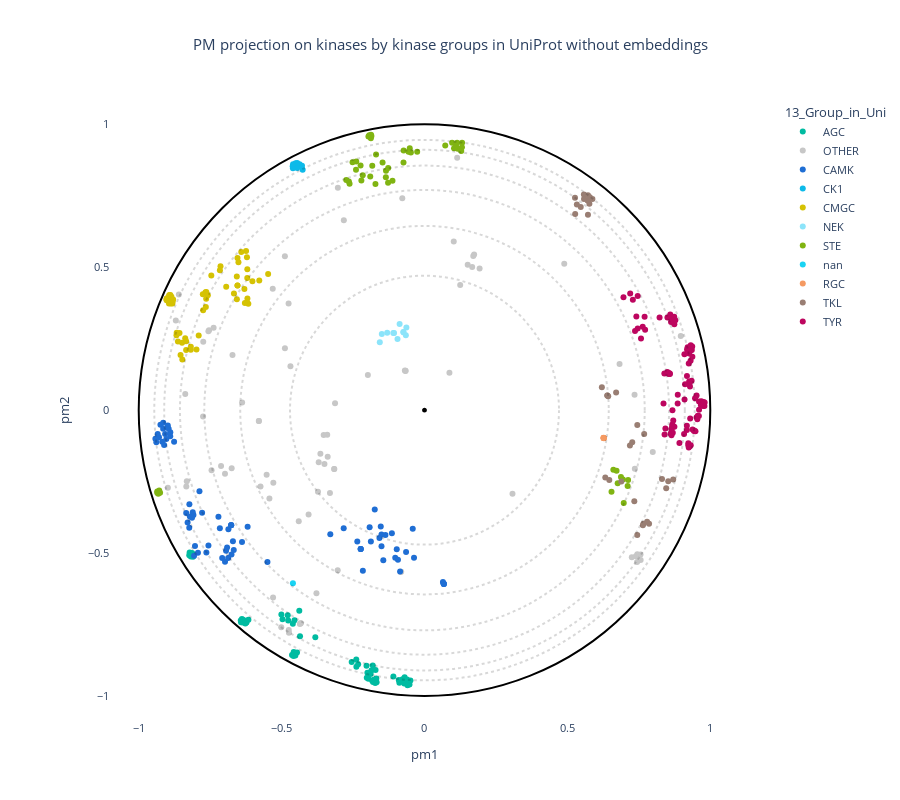

The notebook cell this image was saved under:
### Code cell
# OPTIONS =================================================
#Here you can set different parameters to color & annotate the resulting projection:

title = "PM projection on kinases by kinase groups in UniProt without embeddings"  
#----------------------------------------------------------
# Select the coloring from annotation .csv file:
labels_name = "13_Group_in_Uni"
# Select classes to label among the "labels_name" or "second_labels_name" column (comma separated list):
second_labels_name = ""
labels_text = []
show_text = False
#----------------------------------------------------------
# Use a custom color palette:
color_palette = kinase_palette #Default: None
use_custom_palette = True
#==========================================================


#Check projection visualization parameters
#Labels name
if labels_name == "":
    labels_name = None
elif labels_name not in annotation_names:
    raise NameError(f"labels_name {labels_name} is not in the availables annotations.\nAvailables annotations: {annotation_names}")
#Second labels name
if second_labels_name == "":
    second_labels_name = None
elif second_labels_name not in annotation_names:
    raise NameError(f'"second_labels_name" {second_labels_name} is not in the availables annotations.\nAvailables annotations: {annotation_names}')

if not use_custom_palette:
    color_palette = None

#Plot graph
fig = plot_embedding_interactive(df_embedding_mfasta, 
                                 labels_name = labels_name,
                                 second_labels_name = second_labels_name, 
                                 show_text = show_text,
                                 labels_text = labels_text,
                                 color_palette = color_palette, 
                                 title = title, 
                                 fontsize = 11)
fig.show()

### Figure 1 — Plotly figure (JSON) as saved in the notebook; plotly's stock layout.template omitted (floating-point values rounded to 4 significant figures; data arrays with more than 128 entries replaced by an {"elided": "..."} marker saying what was removed)
{"data": [{"customdata": {"elided": "64x19 mixed values"}, "hovertemplate": "<b>%{hovertext}</b><br><br>13_Group_in_Uni=%{customdata[13]}<br>pm1=%{x}<br>pm2=%{y}<br>proteins_id=%{customdata[0]}<br>1_Group=%{customdata[1]}<br>2_Gene=%{customdata[2]}<br>3_HGNC=%{customdata[3]}<br>4_Uni_entry=%{customdata[4]}<br>5_Uni_acc=%{customdata[5]}<br>6_Domain_begin=%{customdata[6]}<br>7_Domain_end=%{customdata[7]}<br>8_Domain_length=%{customdata[8]}<br>9_Largest_insert_length=%{customdata[9]}<br>10_PDB_validation=%{customdata[10]}<br>11_Conformational_state=%{customdata[11]}<br>12_Dihedral_state=%{customdata[12]}<br>14_Group_in_Manning=%{customdata[14]}<br>15_Synonymn=%{customdata[15]}<br>evo_distance=%{customdata[16]}<br>decile_domain=%{customdata[17]}<br>small_cluster=%{customdata[18]}<extra></extra>", "hovertext": ["AGC", "AGC", "AGC", "AGC", "AGC", "AGC", "AGC", "AGC", "AGC", "AGC", "AGC", "AGC", "AGC", "AGC", "AGC", "AGC", "AGC", "AGC", "AGC", "AGC", "AGC", "AGC", "AGC", "AGC", "AGC", "AGC", "AGC", "AGC", "AGC", "AGC", "AGC", "AGC", "AGC", "AGC", "AGC", "AGC", "AGC", "AGC", "AGC", "AGC", "AGC", "AGC", "AGC", "AGC", "AGC", "AGC", "AGC", "AGC", "AGC", "AGC", "AGC", "AGC", "AGC", "AGC", "AGC", "AGC", "AGC", "AGC", "AGC", "AGC", "AGC", "AGC", "AGC", "AGC"], "legendgroup": "AGC", "marker": {"color": "#00bba1", "symbol": "circle"}, "mode": "markers", "name": "AGC", "orientation": "v", "showlegend": true, "type": "scatter", "x": [-0.1713, -0.181, -0.2029, -0.6359, -0.6337, -0.6397, -0.642, -0.6429, -0.4636, -0.4461, -0.4577, -0.4519, -0.4587, -0.4547, -0.4586, -0.6249, -0.6269, -0.2383, -0.2548, -0.2387, -0.2322, -0.382, -0.202, -0.1964, -0.09001, -0.08792, -0.1089, -0.1773, -0.1728, -0.1686, -0.07083, -0.05924, -0.06957, -0.06595, -0.06093, -0.04912, -0.05244, -0.0767, -0.0595, -0.1676, -0.1726, -0.1802, -0.1836, -0.6348, -0.639, -0.477, -0.4549, -0.4607, -0.4356, -0.4381, -0.4786, -0.4968, -0.5008, -0.1885, -0.186, -0.1998, -0.6227, -0.6161, -0.8098, -0.8174, -0.8177, -0.8131, -0.8218, -0.8231], "xaxis": "x", "y": [-0.9091, -0.8939, -0.8941, -0.7431, -0.7391, -0.7385, -0.7426, -0.7362, -0.8565, -0.8479, -0.846, -0.8587, -0.8534, -0.8549, -0.8606, -0.7366, -0.7464, -0.8977, -0.8812, -0.8723, -0.8893, -0.7946, -0.9361, -0.9404, -0.9444, -0.9538, -0.9316, -0.9432, -0.9445, -0.9389, -0.957, -0.9507, -0.935, -0.9514, -0.9423, -0.9461, -0.9597, -0.9419, -0.9627, -0.9522, -0.9546, -0.9514, -0.9465, -0.7336, -0.731, -0.7365, -0.7348, -0.7479, -0.791, -0.7017, -0.7173, -0.7321, -0.7149, -0.923, -0.9115, -0.9193, -0.743, -0.7332, -0.5131, -0.5076, -0.5125, -0.5002, -0.4985, -0.5078], "yaxis": "y"}, {"customdata": {"elided": "81x19 mixed values"}, "hovertemplate": "<b>%{hovertext}</b><br><br>13_Group_in_Uni=%{customdata[13]}<br>pm1=%{x}<br>pm2=%{y}<br>proteins_id=%{customdata[0]}<br>1_Group=%{customdata[1]}<br>2_Gene=%{customdata[2]}<br>3_HGNC=%{customdata[3]}<br>4_Uni_entry=%{customdata[4]}<br>5_Uni_acc=%{customdata[5]}<br>6_Domain_begin=%{customdata[6]}<br>7_Domain_end=%{customdata[7]}<br>8_Domain_length=%{customdata[8]}<br>9_Largest_insert_length=%{customdata[9]}<br>10_PDB_validation=%{customdata[10]}<br>11_Conformational_state=%{customdata[11]}<br>12_Dihedral_state=%{customdata[12]}<br>14_Group_in_Manning=%{customdata[14]}<br>15_Synonymn=%{customdata[15]}<br>evo_distance=%{customdata[16]}<br>decile_domain=%{customdata[17]}<br>small_cluster=%{customdata[18]}<extra></extra>", "hovertext": ["OTHER", "OTHER", "OTHER", "OTHER", "OTHER", "OTHER", "OTHER", "OTHER", "OTHER", "OTHER", "OTHER", "OTHER", "OTHER", "OTHER", "OTHER", "OTHER", "OTHER", "OTHER", "OTHER", "OTHER", "OTHER", "OTHER", "OTHER", "OTHER", "OTHER", "OTHER", "OTHER", "OTHER", "OTHER", "OTHER", "OTHER", "OTHER", "OTHER", "OTHER", "OTHER", "OTHER", "OTHER", "OTHER", "OTHER", "OTHER", "OTHER", "OTHER", "OTHER", "OTHER", "OTHER", "OTHER", "OTHER", "OTHER", "OTHER", "OTHER", "OTHER", "OTHER", "OTHER", "OTHER", "OTHER", "OTHER", "OTHER", "OTHER", "OTHER", "OTHER", "OTHER", "OTHER", "OTHER", "OTHER", "OTHER", "OTHER", "OTHER", "OTHER", "OTHER", "OTHER", "OTHER", "OTHER", "OTHER", "OTHER", "OTHER", "OTHER", "OTHER", "OTHER", "OTHER", "OTHER", "OTHER"], "legendgroup": "OTHER", "marker": {"color": "#c7c7c7", "symbol": "circle"}, "mode": "markers", "name": "OTHER", "orientation": "v", "showlegend": true, "type": "scatter", "x": [-0.5012, -0.4332, -0.4332, -0.4362, -0.5738, -0.529, -0.5427, -0.08374, -0.08152, -0.7118, -0.6748, -0.7451, -0.5524, -0.6981, -0.754, -0.7561, -0.7379, -0.0661, -0.06678, -0.7749, -0.8371, -0.7742, -0.3308, 0.6825, 0.1249, 0.1928, 0.1668, 0.1143, 0.1511, -0.8318, -0.8335, -0.06868, 0.3079, -0.3727, -0.3161, 0.735, 0.7987, 0.7439, 0.7563, -0.1982, -0.3404, -0.5794, -0.6719, -0.6381, -0.4885, 0.1024, 0.8967, -0.5798, -0.0777, -0.8981, -0.4743, -0.4749, -0.3037, -0.3781, -0.469, -0.4884, -0.2823, -0.5299, 0.08723, -0.4756, -0.3529, -0.313, -0.8701, -0.3032, -0.3157, 0.736, -0.44, -0.4056, 0.489, -0.531, -0.8596, -0.3501, -0.3702, -0.3388, -0.3643, 0.1706, 0.1736, 0.7448, 0.7396, 0.7254, 0.7559], "xaxis": "x", "y": [-0.76, -0.7462, -0.7461, -0.748, -0.2671, -0.2538, -0.3092, -0.5662, -0.5655, -0.1956, -0.2036, -0.2103, -0.2262, -0.2224, 0.2796, 0.2764, 0.2883, 0.1381, 0.1372, -0.02189, 0.0567, 0.2391, -0.2899, 0.1619, 0.4379, 0.4955, 0.5012, 0.8833, 0.5086, -0.2493, -0.2674, 0.1385, -0.2922, -0.2858, -0.2061, 0.05371, -0.1461, -0.5312, -0.5248, 0.1228, -0.08593, -0.03797, 0.1929, 0.0268, 0.5381, 0.5898, 0.2597, -0.03774, 0.7418, -0.2715, -0.7789, -0.7692, -0.5602, -0.6406, 0.1535, 0.2169, 0.6641, -0.6553, 0.1307, 0.3728, -0.08672, 0.02448, 0.3134, 0.7782, -0.2061, -0.2051, -0.3889, -0.365, 0.5118, 0.4243, 0.4046, -0.1889, -0.1822, -0.1628, -0.1525, 0.5392, 0.5448, -0.5042, -0.5113, -0.5146, -0.5049], "yaxis": "y"}, {"customdata": {"elided": "77x19 mixed values"}, "hovertemplate": "<b>%{hovertext}</b><br><br>13_Group_in_Uni=%{customdata[13]}<br>pm1=%{x}<br>pm2=%{y}<br>proteins_id=%{customdata[0]}<br>1_Group=%{customdata[1]}<br>2_Gene=%{customdata[2]}<br>3_HGNC=%{customdata[3]}<br>4_Uni_entry=%{customdata[4]}<br>5_Uni_acc=%{customdata[5]}<br>6_Domain_begin=%{customdata[6]}<br>7_Domain_end=%{customdata[7]}<br>8_Domain_length=%{customdata[8]}<br>9_Largest_insert_length=%{customdata[9]}<br>10_PDB_validation=%{customdata[10]}<br>11_Conformational_state=%{customdata[11]}<br>12_Dihedral_state=%{customdata[12]}<br>14_Group_in_Manning=%{customdata[14]}<br>15_Synonymn=%{customdata[15]}<br>evo_distance=%{customdata[16]}<br>decile_domain=%{customdata[17]}<br>small_cluster=%{customdata[18]}<extra></extra>", "hovertext": ["CAMK", "CAMK", "CAMK", "CAMK", "CAMK", "CAMK", "CAMK", "CAMK", "CAMK", "CAMK", "CAMK", "CAMK", "CAMK", "CAMK", "CAMK", "CAMK", "CAMK", "CAMK", "CAMK", "CAMK", "CAMK", "CAMK", "CAMK", "CAMK", "CAMK", "CAMK", "CAMK", "CAMK", "CAMK", "CAMK", "CAMK", "CAMK", "CAMK", "CAMK", "CAMK", "CAMK", "CAMK", "CAMK", "CAMK", "CAMK", "CAMK", "CAMK", "CAMK", "CAMK", "CAMK", "CAMK", "CAMK", "CAMK", "CAMK", "CAMK", "CAMK", "CAMK", "CAMK", "CAMK", "CAMK", "CAMK", "CAMK", "CAMK", "CAMK", "CAMK", "CAMK", "CAMK", "CAMK", "CAMK", "CAMK", "CAMK", "CAMK", "CAMK", "CAMK", "CAMK", "CAMK", "CAMK", "CAMK", "CAMK", "CAMK", "CAMK", "CAMK"], "legendgroup": "CAMK", "marker": {"color": "#1f6ed4", "symbol": "circle"}, "mode": "markers", "name": "CAMK", "orientation": "v", "showlegend": true, "type": "scatter", "x": [-0.1504, -0.1505, -0.6908, -0.6753, -0.6943, -0.8085, -0.8209, -0.8135, -0.811, -0.6704, -0.687, -0.8338, -0.2157, -0.6385, -0.9076, -0.8894, -0.8762, -0.7161, -0.6862, -0.7211, -0.174, -0.9175, -0.7633, -0.756, -0.8031, -0.1368, -0.1576, -0.192, -0.153, -0.1442, -0.8062, -0.7927, -0.9142, -0.924, -0.9145, -0.8981, -0.1141, -0.3296, -0.2827, -0.929, -0.9383, -0.2352, -0.7874, -0.8227, -0.2234, -0.2234, -0.223, -0.6675, -0.1024, -0.09284, -0.6764, -0.6762, -0.6768, -0.7079, -0.698, -0.06446, -0.03665, -0.09713, -0.04113, -0.1877, -0.9335, -0.9417, -0.0854, -0.9034, -0.8897, -0.6189, -0.5495, -0.7782, -0.829, -0.8232, -0.9112, 0.0671, 0.0677, 0.06695, 0.06771, 0.0645, -0.8952], "xaxis": "x", "y": [-0.476, -0.4351, -0.481, -0.5051, -0.4922, -0.3667, -0.3721, -0.3764, -0.357, -0.4591, -0.5172, -0.3602, -0.562, -0.4613, -0.08329, -0.0775, -0.1107, -0.4132, -0.4165, -0.3729, -0.348, -0.1107, -0.4983, -0.4736, -0.4756, -0.4366, -0.4475, -0.41, -0.4069, -0.5252, -0.5092, -0.4991, -0.04396, -0.05136, -0.06499, -0.05358, -0.4306, -0.434, -0.4135, -0.09484, -0.1123, -0.4593, -0.2837, -0.3295, -0.4856, -0.4861, -0.4857, -0.4895, -0.5167, -0.5239, -0.4024, -0.4022, -0.4025, -0.5172, -0.5309, -0.4964, -0.5162, -0.4864, -0.4149, -0.4597, -0.08364, -0.09991, -0.565, -0.101, -0.09124, -0.4083, -0.531, -0.359, -0.3936, -0.4116, -0.1221, -0.6073, -0.6081, -0.6068, -0.6086, -0.6015, -0.06536], "yaxis": "y"}, {"customdata": {"elided": "12x19 mixed values"}, "hovertemplate": "<b>%{hovertext}</b><br><br>13_Group_in_Uni=%{customdata[13]}<br>pm1=%{x}<br>pm2=%{y}<br>proteins_id=%{customdata[0]}<br>1_Group=%{customdata[1]}<br>2_Gene=%{customdata[2]}<br>3_HGNC=%{customdata[3]}<br>4_Uni_entry=%{customdata[4]}<br>5_Uni_acc=%{customdata[5]}<br>6_Domain_begin=%{customdata[6]}<br>7_Domain_end=%{customdata[7]}<br>8_Domain_length=%{customdata[8]}<br>9_Largest_insert_length=%{customdata[9]}<br>10_PDB_validation=%{customdata[10]}<br>11_Conformational_state=%{customdata[11]}<br>12_Dihedral_state=%{customdata[12]}<br>14_Group_in_Manning=%{customdata[14]}<br>15_Synonymn=%{customdata[15]}<br>evo_distance=%{customdata[16]}<br>decile_domain=%{customdata[17]}<br>small_cluster=%{customdata[18]}<extra></extra>", "hovertext": ["CK1", "CK1", "CK1", "CK1", "CK1", "CK1", "CK1", "CK1", "CK1", "CK1", "CK1", "CK1"], "legendgroup": "CK1", "marker": {"color": "#0dbae9", "symbol": "circle"}, "mode": "markers", "name": "CK1", "orientation": "v", "showlegend": true, "type": "scatter", "x": [-0.4413, -0.4372, -0.4455, -0.4492, -0.4476, -0.4512, -0.4455, -0.4264, -0.4287, -0.4612, -0.4604, -0.46], "xaxis": "x", "y": [0.8542, 0.8606, 0.8475, 0.8528, 0.8591, 0.8635, 0.8644, 0.8412, 0.8554, 0.8533, 0.8463, 0.8607], "yaxis": "y"}, {"customdata": {"elided": "62x19 mixed values"}, "hovertemplate": "<b>%{hovertext}</b><br><br>13_Group_in_Uni=%{customdata[13]}<br>pm1=%{x}<br>pm2=%{y}<br>proteins_id=%{customdata[0]}<br>1_Group=%{customdata[1]}<br>2_Gene=%{customdata[2]}<br>3_HGNC=%{customdata[3]}<br>4_Uni_entry=%{customdata[4]}<br>5_Uni_acc=%{customdata[5]}<br>6_Domain_begin=%{customdata[6]}<br>7_Domain_end=%{customdata[7]}<br>8_Domain_length=%{customdata[8]}<br>9_Largest_insert_length=%{customdata[9]}<br>10_PDB_validation=%{customdata[10]}<br>11_Conformational_state=%{customdata[11]}<br>12_Dihedral_state=%{customdata[12]}<br>14_Group_in_Manning=%{customdata[14]}<br>15_Synonymn=%{customdata[15]}<br>evo_distance=%{customdata[16]}<br>decile_domain=%{customdata[17]}<br>small_cluster=%{customdata[18]}<extra></extra>", "hovertext": ["CMGC", "CMGC", "CMGC", "CMGC", "CMGC", "CMGC", "CMGC", "CMGC", "CMGC", "CMGC", "CMGC", "CMGC", "CMGC", "CMGC", "CMGC", "CMGC", "CMGC", "CMGC", "CMGC", "CMGC", "CMGC", "CMGC", "CMGC", "CMGC", "CMGC", "CMGC", "CMGC", "CMGC", "CMGC", "CMGC", "CMGC", "CMGC", "CMGC", "CMGC", "CMGC", "CMGC", "CMGC", "CMGC", "CMGC", "CMGC", "CMGC", "CMGC", "CMGC", "CMGC", "CMGC", "CMGC", "CMGC", "CMGC", "CMGC", "CMGC", "CMGC", "CMGC", "CMGC", "CMGC", "CMGC", "CMGC", "CMGC", "CMGC", "CMGC", "CMGC", "CMGC", "CMGC"], "legendgroup": "CMGC", "marker": {"color": "#d5c203", "symbol": "circle"}, "mode": "markers", "name": "CMGC", "orientation": "v", "showlegend": true, "type": "scatter", "x": [-0.6567, -0.6196, -0.6543, -0.6544, -0.6164, -0.6211, -0.6412, -0.6244, -0.6212, -0.651, -0.6544, -0.6021, -0.6302, -0.6938, -0.6668, -0.5781, -0.62, -0.5471, -0.6565, -0.6202, -0.6285, -0.764, -0.7635, -0.7756, -0.7663, -0.7581, -0.9024, -0.9029, -0.9005, -0.9017, -0.8796, -0.8866, -0.8927, -0.8856, -0.8915, -0.7651, -0.7746, -0.8823, -0.888, -0.8874, -0.8941, -0.7138, -0.716, -0.8341, -0.8572, -0.8373, -0.8628, -0.8484, -0.834, -0.7901, -0.8177, -0.8536, -0.8474, -0.7979, -0.8678, -0.8672, -0.746, -0.8177, -0.8815, -0.8937, -0.8927, -0.8893], "xaxis": "x", "y": [0.4679, 0.3902, 0.4364, 0.4365, 0.3722, 0.377, 0.5536, 0.5564, 0.5345, 0.5173, 0.532, 0.4512, 0.4236, 0.432, 0.4084, 0.4536, 0.4934, 0.4766, 0.3884, 0.4624, 0.3745, 0.3895, 0.413, 0.4056, 0.4125, 0.4019, 0.3844, 0.3877, 0.3875, 0.3912, 0.3875, 0.3886, 0.3939, 0.3966, 0.3871, 0.3607, 0.3494, 0.3728, 0.3729, 0.3797, 0.3729, 0.5032, 0.4893, 0.2103, 0.2701, 0.2514, 0.2404, 0.2361, 0.2408, 0.2608, 0.2116, 0.1927, 0.1771, 0.2117, 0.2619, 0.2709, 0.4711, 0.2221, 0.3792, 0.4002, 0.4026, 0.4031], "yaxis": "y"}, {"customdata": {"elided": "11x19 mixed values"}, "hovertemplate": "<b>%{hovertext}</b><br><br>13_Group_in_Uni=%{customdata[13]}<br>pm1=%{x}<br>pm2=%{y}<br>proteins_id=%{customdata[0]}<br>1_Group=%{customdata[1]}<br>2_Gene=%{customdata[2]}<br>3_HGNC=%{customdata[3]}<br>4_Uni_entry=%{customdata[4]}<br>5_Uni_acc=%{customdata[5]}<br>6_Domain_begin=%{customdata[6]}<br>7_Domain_end=%{customdata[7]}<br>8_Domain_length=%{customdata[8]}<br>9_Largest_insert_length=%{customdata[9]}<br>10_PDB_validation=%{customdata[10]}<br>11_Conformational_state=%{customdata[11]}<br>12_Dihedral_state=%{customdata[12]}<br>14_Group_in_Manning=%{customdata[14]}<br>15_Synonymn=%{customdata[15]}<br>evo_distance=%{customdata[16]}<br>decile_domain=%{customdata[17]}<br>small_cluster=%{customdata[18]}<extra></extra>", "hovertext": ["NEK", "NEK", "NEK", "NEK", "NEK", "NEK", "NEK", "NEK", "NEK", "NEK", "NEK"], "legendgroup": "NEK", "marker": {"color": "#8ce4fa", "symbol": "circle"}, "mode": "markers", "name": "NEK", "orientation": "v", "showlegend": true, "type": "scatter", "x": [-0.06534, -0.1565, -0.07393, -0.08706, -0.07359, -0.06338, -0.09445, -0.1306, -0.1494, -0.1092, -0.1066], "xaxis": "x", "y": [0.2621, 0.2376, 0.2738, 0.3011, 0.2729, 0.2891, 0.249, 0.2704, 0.2666, 0.2695, 0.2699], "yaxis": "y"}, {"customdata": {"elided": "56x19 mixed values"}, "hovertemplate": "<b>%{hovertext}</b><br><br>13_Group_in_Uni=%{customdata[13]}<br>pm1=%{x}<br>pm2=%{y}<br>proteins_id=%{customdata[0]}<br>1_Group=%{customdata[1]}<br>2_Gene=%{customdata[2]}<br>3_HGNC=%{customdata[3]}<br>4_Uni_entry=%{customdata[4]}<br>5_Uni_acc=%{customdata[5]}<br>6_Domain_begin=%{customdata[6]}<br>7_Domain_end=%{customdata[7]}<br>8_Domain_length=%{customdata[8]}<br>9_Largest_insert_length=%{customdata[9]}<br>10_PDB_validation=%{customdata[10]}<br>11_Conformational_state=%{customdata[11]}<br>12_Dihedral_state=%{customdata[12]}<br>14_Group_in_Manning=%{customdata[14]}<br>15_Synonymn=%{customdata[15]}<br>evo_distance=%{customdata[16]}<br>decile_domain=%{customdata[17]}<br>small_cluster=%{customdata[18]}<extra></extra>", "hovertext": ["STE", "STE", "STE", "STE", "STE", "STE", "STE", "STE", "STE", "STE", "STE", "STE", "STE", "STE", "STE", "STE", "STE", "STE", "STE", "STE", "STE", "STE", "STE", "STE", "STE", "STE", "STE", "STE", "STE", "STE", "STE", "STE", "STE", "STE", "STE", "STE", "STE", "STE", "STE", "STE", "STE", "STE", "STE", "STE", "STE", "STE", "STE", "STE", "STE", "STE", "STE", "STE", "STE", "STE", "STE", "STE"], "legendgroup": "STE", "marker": {"color": "#80b412", "symbol": "circle"}, "mode": "markers", "name": "STE", "orientation": "v", "showlegend": true, "type": "scatter", "x": [0.6544, -0.1877, -0.1907, -0.1903, -0.1857, -0.1962, -0.1933, -0.1871, 0.09673, 0.07259, 0.1162, 0.1034, 0.1099, 0.1142, 0.1315, 0.1285, 0.1309, -0.1716, -0.1467, -0.1353, -0.1347, -0.05598, -0.127, -0.04769, -0.07296, -0.02563, -0.05164, -0.2237, -0.9351, -0.9352, -0.9316, -0.9283, -0.9252, -0.9308, -0.112, -0.1275, -0.2209, -0.1898, -0.2161, -0.1695, -0.2397, -0.1828, -0.2389, -0.2519, -0.2622, -0.2738, -0.2646, -0.07349, 0.6943, 0.7124, 0.6971, 0.7108, 0.6759, 0.6608, 0.672, 0.6874], "xaxis": "x", "y": [-0.2855, 0.9514, 0.9566, 0.9603, 0.9591, 0.9572, 0.962, 0.9636, 0.9354, 0.9258, 0.9142, 0.9162, 0.9273, 0.9353, 0.936, 0.9064, 0.9199, 0.7912, 0.8661, 0.8146, 0.8372, 0.9041, 0.8474, 0.9011, 0.9089, 0.9039, 0.9168, 0.8562, -0.2844, -0.2894, -0.2926, -0.2814, -0.289, -0.2871, 0.8028, 0.796, 0.8037, 0.8174, 0.8217, 0.8946, 0.841, 0.8554, 0.8698, 0.867, 0.7925, 0.8053, 0.7998, 0.8664, -0.2429, -0.2448, -0.3247, -0.2659, -0.2555, -0.209, -0.2118, -0.2336], "yaxis": "y"}, {"customdata": [[270, "OTHER", "PEAK3", "HGNC:24793", "PEAK3_HUMAN", "Q6ZS72", 171, 397, 227, 8, "nan", "nan", "nan", "nan", "OTHER", "C19orf35", 3.126, 0, "Other"]], "hovertemplate": "<b>%{hovertext}</b><br><br>13_Group_in_Uni=%{customdata[13]}<br>pm1=%{x}<br>pm2=%{y}<br>proteins_id=%{customdata[0]}<br>1_Group=%{customdata[1]}<br>2_Gene=%{customdata[2]}<br>3_HGNC=%{customdata[3]}<br>4_Uni_entry=%{customdata[4]}<br>5_Uni_acc=%{customdata[5]}<br>6_Domain_begin=%{customdata[6]}<br>7_Domain_end=%{customdata[7]}<br>8_Domain_length=%{customdata[8]}<br>9_Largest_insert_length=%{customdata[9]}<br>10_PDB_validation=%{customdata[10]}<br>11_Conformational_state=%{customdata[11]}<br>12_Dihedral_state=%{customdata[12]}<br>14_Group_in_Manning=%{customdata[14]}<br>15_Synonymn=%{customdata[15]}<br>evo_distance=%{customdata[16]}<br>decile_domain=%{customdata[17]}<br>small_cluster=%{customdata[18]}<extra></extra>", "hovertext": ["nan"], "legendgroup": "nan", "marker": {"color": "#19d3f3", "symbol": "circle"}, "mode": "markers", "name": "nan", "orientation": "v", "showlegend": true, "type": "scatter", "x": [-0.4605], "xaxis": "x", "y": [-0.6053], "yaxis": "y"}, {"customdata": [[310, "RGC", "GUCY2C", "HGNC:4688", "GUC2C_HUMAN", "P25092", 489, 747, 259, 19, "nan", "nan", "nan", "RGC", "RGC", "GUC2C,STAR", 2.488, 2, "Other"], [311, "RGC", "GUCY2D", "HGNC:4689", "GUC2D_HUMAN", "Q02846", 510, 807, 298, 26, "nan", "nan", "nan", "RGC", "RGC", "CORD6,GUC1A4,GUC2D,RETGC,RETGC1", 2.543, 8, "Other"], [312, "RGC", "GUCY2F", "HGNC:4691", "GUC2F_HUMAN", "P51841", 547, 811, 265, 14, "nan", "nan", "nan", "RGC", "RGC", "GUC2F,RETGC2", 2.446, 5, "Other"], [313, "RGC", "NPR1", "HGNC:7943", "ANPRA_HUMAN", "P16066", 533, 803, 271, 15, "nan", "nan", "nan", "RGC", "RGC", "ANPRA", 2.158, 6, "Other"], [314, "RGC", "NPR2", "HGNC:7944", "ANPRB_HUMAN", "P20594", 517, 788, 272, 15, "nan", "nan", "nan", "RGC", "RGC", "ANPRB", 2.134, 6, "Other"]], "hovertemplate": "<b>%{hovertext}</b><br><br>13_Group_in_Uni=%{customdata[13]}<br>pm1=%{x}<br>pm2=%{y}<br>proteins_id=%{customdata[0]}<br>1_Group=%{customdata[1]}<br>2_Gene=%{customdata[2]}<br>3_HGNC=%{customdata[3]}<br>4_Uni_entry=%{customdata[4]}<br>5_Uni_acc=%{customdata[5]}<br>6_Domain_begin=%{customdata[6]}<br>7_Domain_end=%{customdata[7]}<br>8_Domain_length=%{customdata[8]}<br>9_Largest_insert_length=%{customdata[9]}<br>10_PDB_validation=%{customdata[10]}<br>11_Conformational_state=%{customdata[11]}<br>12_Dihedral_state=%{customdata[12]}<br>14_Group_in_Manning=%{customdata[14]}<br>15_Synonymn=%{customdata[15]}<br>evo_distance=%{customdata[16]}<br>decile_domain=%{customdata[17]}<br>small_cluster=%{customdata[18]}<extra></extra>", "hovertext": ["RGC", "RGC", "RGC", "RGC", "RGC"], "legendgroup": "RGC", "marker": {"color": "#f59a62", "symbol": "circle"}, "mode": "markers", "name": "RGC", "orientation": "v", "showlegend": true, "type": "scatter", "x": [0.6278, 0.6268, 0.6267, 0.627, 0.6266], "xaxis": "x", "y": [-0.09832, -0.09789, -0.09706, -0.09785, -0.09773], "yaxis": "y"}, {"customdata": {"elided": "34x19 mixed values"}, "hovertemplate": "<b>%{hovertext}</b><br><br>13_Group_in_Uni=%{customdata[13]}<br>pm1=%{x}<br>pm2=%{y}<br>proteins_id=%{customdata[0]}<br>1_Group=%{customdata[1]}<br>2_Gene=%{customdata[2]}<br>3_HGNC=%{customdata[3]}<br>4_Uni_entry=%{customdata[4]}<br>5_Uni_acc=%{customdata[5]}<br>6_Domain_begin=%{customdata[6]}<br>7_Domain_end=%{customdata[7]}<br>8_Domain_length=%{customdata[8]}<br>9_Largest_insert_length=%{customdata[9]}<br>10_PDB_validation=%{customdata[10]}<br>11_Conformational_state=%{customdata[11]}<br>12_Dihedral_state=%{customdata[12]}<br>14_Group_in_Manning=%{customdata[14]}<br>15_Synonymn=%{customdata[15]}<br>evo_distance=%{customdata[16]}<br>decile_domain=%{customdata[17]}<br>small_cluster=%{customdata[18]}<extra></extra>", "hovertext": ["TKL", "TKL", "TKL", "TKL", "TKL", "TKL", "TKL", "TKL", "TKL", "TKL", "TKL", "TKL", "TKL", "TKL", "TKL", "TKL", "TKL", "TKL", "TKL", "TKL", "TKL", "TKL", "TKL", "TKL", "TKL", "TKL", "TKL", "TKL", "TKL", "TKL", "TKL", "TKL", "TKL", "TKL"], "legendgroup": "TKL", "marker": {"color": "#997e73", "symbol": "circle"}, "mode": "markers", "name": "TKL", "orientation": "v", "showlegend": true, "type": "scatter", "x": [0.577, 0.5704, 0.5577, 0.5331, 0.5467, 0.5721, 0.572, 0.6394, 0.7662, 0.5875, 0.5787, 0.5273, 0.7445, 0.6887, 0.8457, 0.8529, 0.8702, 0.8311, 0.7858, 0.7788, 0.7686, 0.7446, 0.6466, 0.6326, 0.7641, 0.6705, 0.6402, 0.6206, 0.6428, 0.7188, 0.7269, 0.5582, 0.5266, 0.7342], "xaxis": "x", "y": [0.7218, 0.7336, 0.7542, 0.7194, 0.7108, 0.7521, 0.6834, 0.05094, -0.3978, 0.7387, 0.7453, 0.6862, -0.4366, -0.2501, -0.2731, -0.2485, -0.243, -0.2412, -0.3976, -0.3909, -0.08381, -0.05181, -0.2448, -0.2359, -0.4027, 0.06141, 0.05091, 0.07983, 0.04846, -0.1237, -0.112, 0.7387, 0.7429, -0.3191], "yaxis": "y"}, {"customdata": {"elided": "94x19 mixed values"}, "hovertemplate": "<b>%{hovertext}</b><br><br>13_Group_in_Uni=%{customdata[13]}<br>pm1=%{x}<br>pm2=%{y}<br>proteins_id=%{customdata[0]}<br>1_Group=%{customdata[1]}<br>2_Gene=%{customdata[2]}<br>3_HGNC=%{customdata[3]}<br>4_Uni_entry=%{customdata[4]}<br>5_Uni_acc=%{customdata[5]}<br>6_Domain_begin=%{customdata[6]}<br>7_Domain_end=%{customdata[7]}<br>8_Domain_length=%{customdata[8]}<br>9_Largest_insert_length=%{customdata[9]}<br>10_PDB_validation=%{customdata[10]}<br>11_Conformational_state=%{customdata[11]}<br>12_Dihedral_state=%{customdata[12]}<br>14_Group_in_Manning=%{customdata[14]}<br>15_Synonymn=%{customdata[15]}<br>evo_distance=%{customdata[16]}<br>decile_domain=%{customdata[17]}<br>small_cluster=%{customdata[18]}<extra></extra>", "hovertext": ["TYR", "TYR", "TYR", "TYR", "TYR", "TYR", "TYR", "TYR", "TYR", "TYR", "TYR", "TYR", "TYR", "TYR", "TYR", "TYR", "TYR", "TYR", "TYR", "TYR", "TYR", "TYR", "TYR", "TYR", "TYR", "TYR", "TYR", "TYR", "TYR", "TYR", "TYR", "TYR", "TYR", "TYR", "TYR", "TYR", "TYR", "TYR", "TYR", "TYR", "TYR", "TYR", "TYR", "TYR", "TYR", "TYR", "TYR", "TYR", "TYR", "TYR", "TYR", "TYR", "TYR", "TYR", "TYR", "TYR", "TYR", "TYR", "TYR", "TYR", "TYR", "TYR", "TYR", "TYR", "TYR", "TYR", "TYR", "TYR", "TYR", "TYR", "TYR", "TYR", "TYR", "TYR", "TYR", "TYR", "TYR", "TYR", "TYR", "TYR", "TYR", "TYR", "TYR", "TYR", "TYR", "TYR", "TYR", "TYR", "TYR", "TYR", "TYR", "TYR", "TYR", "TYR"], "legendgroup": "TYR", "marker": {"color": "#bd065f", "symbol": "circle"}, "mode": "markers", "name": "TYR", "orientation": "v", "showlegend": true, "type": "scatter", "x": [0.9311, 0.918, 0.9181, 0.926, 0.8393, 0.8612, 0.9246, 0.9231, 0.8742, 0.892, 0.9301, 0.9258, 0.9438, 0.9606, 0.9795, 0.9669, 0.9711, 0.9729, 0.9673, 0.9698, 0.9762, 0.9752, 0.9686, 0.9744, 0.9763, 0.978, 0.9802, 0.9431, 0.9481, 0.938, 0.8858, 0.8862, 0.7413, 0.7702, 0.7635, 0.7719, 0.8671, 0.85, 0.8776, 0.86, 0.8429, 0.8639, 0.84, 0.9289, 0.9183, 0.927, 0.9316, 0.9564, 0.7197, 0.9601, 0.6962, 0.9522, 0.7459, 0.8226, 0.8627, 0.8643, 0.9373, 0.9247, 0.9346, 0.8689, 0.8676, 0.8546, 0.8587, 0.8498, 0.929, 0.9354, 0.9187, 0.9208, 0.8634, 0.8737, 0.9467, 0.9521, 0.8674, 0.9095, 0.7575, 0.9316, 0.9368, 0.9117, 0.8549, 0.8673, 0.8704, 0.8363, 0.9297, 0.9231, 0.7459, 0.7367, 0.9099, 0.9083, 0.9271, 0.9546, 0.7291, 0.8585, 0.8744, 0.9606], "xaxis": "x", "y": [0.173, -0.05458, -0.06922, 0.09979, 0.1279, -0.08159, -0.1305, -0.1225, 0.3008, -0.1149, 0.2079, 0.1984, -0.07131, 0.03026, 0.01433, 0.02396, 0.01713, 0.02164, 0.01719, 0.01986, 0.01793, 0.01405, 0.03085, 0.02436, 0.02807, 0.02313, 0.02642, -0.07323, -0.07432, -0.06764, 0.02293, 0.05396, 0.3278, 0.327, 0.2914, 0.2816, -0.05997, 0.3239, 0.3142, 0.3348, -0.06406, -0.06621, -0.0856, 0.08272, 0.1191, 0.0933, -0.123, -0.01958, 0.4078, -0.02073, 0.3948, -0.02475, 0.3992, 0.3244, 0.3085, -0.08758, 0.187, 0.1631, 0.1027, -0.07955, -0.0001646, 0.1262, 0.1265, 0.1331, 0.216, 0.2101, 0.2126, 0.2199, 0.3211, 0.3265, 0.04172, 0.0511, -0.05029, 0.1959, 0.2507, 0.2271, 0.223, 0.0906, 0.1296, -0.05553, -0.03631, 0.0228, -0.02935, -0.1163, 0.2857, 0.2772, 0.03699, -0.08337, -0.1273, -0.03229, 0.3865, 0.1282, -0.05775, 0.001743], "yaxis": "y"}], "layout": {"font": {"size": 11}, "height": 800, "legend": {"title": {"text": "13_Group_in_Uni"}, "tracegroupgap": 0}, "plot_bgcolor": "rgba(0, 0, 0, 0)", "shapes": [{"line": {"color": "black", "dash": "dot"}, "opacity": 0.15, "type": "circle", "x0": -0.4706, "x1": 0.4706, "y0": -0.4706, "y1": 0.4706}, {"line": {"color": "black", "dash": "dot"}, "opacity": 0.15, "type": "circle", "x0": -0.6447, "x1": 0.6447, "y0": -0.6447, "y1": 0.6447}, {"line": {"color": "black", "dash": "dot"}, "opacity": 0.15, "type": "circle", "x0": -0.7705, "x1": 0.7705, "y0": -0.7705, "y1": 0.7705}, {"line": {"color": "black", "dash": "dot"}, "opacity": 0.15, "type": "circle", "x0": -0.8557, "x1": 0.8557, "y0": -0.8557, "y1": 0.8557}, {"line": {"color": "black", "dash": "dot"}, "opacity": 0.15, "type": "circle", "x0": -0.9108, "x1": 0.9108, "y0": -0.9108, "y1": 0.9108}, {"line": {"color": "black", "dash": "dot"}, "opacity": 0.15, "type": "circle", "x0": -0.9455, "x1": 0.9455, "y0": -0.9455, "y1": 0.9455}, {"line": {"color": "Black"}, "type": "circle", "x0": -1, "x1": 1, "xref": "x", "y0": -1, "y1": 1, "yref": "y"}, {"fillcolor": "Black", "line": {"color": "Black"}, "type": "circle", "x0": -0.005, "x1": 0.005, "xref": "x", "y0": -0.005, "y1": 0.005, "yref": "y"}], "title": {"text": "PM projection on kinases by kinase groups in UniProt without embeddings", "x": 0.5}, "xaxis": {"anchor": "y", "constrain": "domain", "domain": [0, 1], "range": [-1.1, 1.1], "title": {"text": "pm1"}}, "yaxis": {"anchor": "x", "domain": [0, 1], "scaleanchor": "x", "scaleratio": 1, "title": {"text": "pm2"}}, "yaxis2": {"layer": "below traces", "matches": "y", "overlaying": "y"}}}
